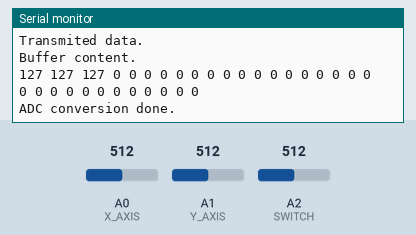
Bench run of a sketch on a simulated Arduino Uno, built with avr-gcc and run on an emulated ATmega328P. On the bench: the last lines printed to the serial monitor. Inputs (shaded band) come from the test bench; at power-on: A0 (X_AXIS) = 512, A1 (Y_AXIS) = 512, A2 (SWITCH) = 512. No radio packets arrive unless stated.

Above: at 1.3 s.
1.4 s: A0 (X_AXIS) set to 716
At 1.48 s:
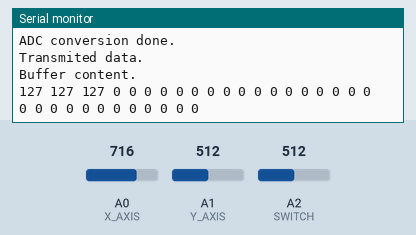
2.9 s: A1 (Y_AXIS) set to 716
At 3.0 s:
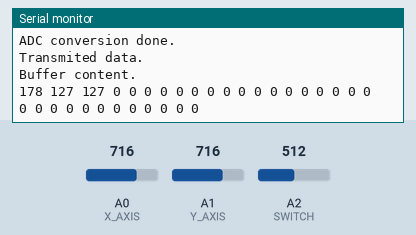
4.4 s: A2 (SWITCH) set to 716
At 4.52 s:
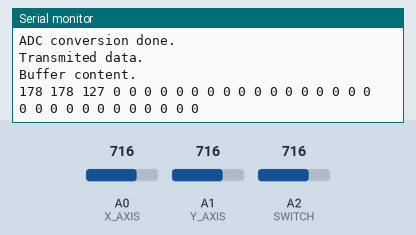
5.9 s: A0 (X_AXIS) set to 900
At 6.03 s:
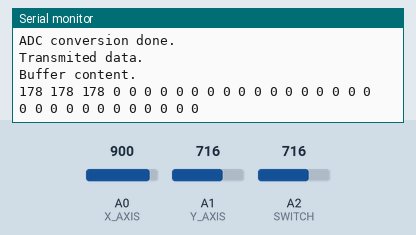
7.4 s: A1 (Y_AXIS) set to 900
At 7.55 s:
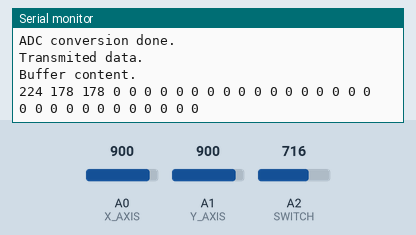
8.9 s: A2 (SWITCH) set to 900
At 9.07 s:
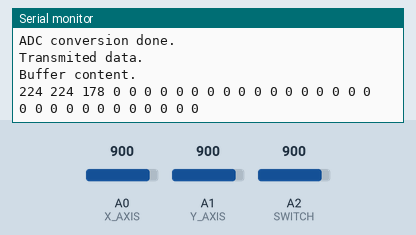
Timing chart, 0 to 11.4 s (numbered marks = the images above; inputs shaded):
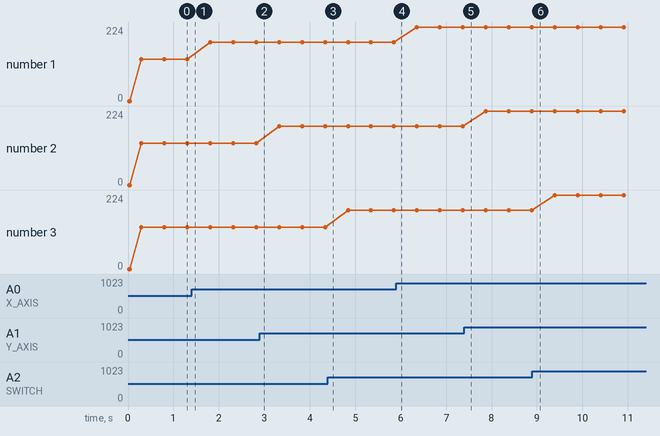

The sketch:

TX.ino
```cpp
#include <Arduino.h>
#include <RF24.h>
#include <SPI.h>
#include <nRF24l01.h>
#include <printf.h>

//#include "libbuf.h"
//#include "lib-adc-irq.h"

#define X_AXIS 0
#define Y_AXIS 1
#define SWITCH 2

#define CE 7
#define CSN 8

#define TX_BUF_SIZE 32     //Size of TX buffer
#define RX_BUF_SIZE 32     //Size of RX buffer
#define ADDRESS_BUF_SIZE 5 //Size of buffer with pipeline address

const uint8_t addressTX[ADDRESS_BUF_SIZE] = {'P', 'I', 'L', 'O', 'T'};
const uint8_t addressRX[ADDRESS_BUF_SIZE] = {'S', 'L', 'A', 'V', 'E'};

uint8_t bufferTX[TX_BUF_SIZE];
uint8_t bufferRX[RX_BUF_SIZE];

boolean statusTX = false;

RF24 TX(CE, CSN); //set CE, CSN pins

/* funtions's prototypes */
void resetShort(uint8_t *buf, size_t size);
void printBuffer(uint8_t *buf, size_t size);

void setup()
{

  Serial.begin(115200);
  Serial.println("Serial port init done.");

  /* RF config */
  Serial.println("RF init start.\n");
  TX.begin();
  TX.setPALevel(RF24_PA_LOW); //set Power Amp output power
  Serial.println("Set PA power.");
  TX.setDataRate(RF24_250KBPS); //set Data Rate of speed tramission
  Serial.println("Set data rate.");
  TX.setChannel(0x64); //set Channel
  Serial.println("Set RF channel.");

  TX.setRetries(4, 2); //set Retries of package trasmission
  Serial.println("Set retries feature.");
  TX.setCRCLength(RF24_CRC_8);
  Serial.println("Set CRC.");

  TX.setAutoAck(1);
  Serial.println("Enable ACK.");
  TX.enableDynamicPayloads() ;
  Serial.println("Enable Dynamic Payload size.");
  TX.enableAckPayload(); //enable transmission ACK signal with Payload
  TX.writeAckPayload(1, bufferTX, sizeof(bufferTX));
  Serial.println("Enable ACK payload.");
  TX.enableDynamicPayloads();
  Serial.println("Enable dynamic payload size.");
  Serial.println("nRF24 init done.");

  /* Open pipeline */
  TX.openWritingPipe(addressTX);    //enable pipeline to transmit on TX address
  TX.openReadingPipe(1, addressRX); //enable pipeline to receive from RX address

  Serial.println("nRF24 pipeline addresses done.");

  /* Reset MCU TX and RX buffers */
  resetShort(bufferTX, TX_BUF_SIZE);
  resetShort(bufferRX, RX_BUF_SIZE);
  printBuffer(bufferRX, RX_BUF_SIZE);
  printBuffer(bufferTX, TX_BUF_SIZE);
  Serial.println("\nTX and RX buffers reset done.\n");

  TX.stopListening();
}

void loop()
{
  bufferTX[0] = map(analogRead(X_AXIS), 0, 1023, 0, 255);
  bufferTX[1] = map(analogRead(Y_AXIS), 0, 1023, 0, 255);
  bufferTX[2] = map(analogRead(SWITCH), 0, 1023, 0, 255);
  Serial.print("\nADC conversion done.");
  delay(250);

  /* Sending data */
  statusTX = TX.write(bufferTX, TX_BUF_SIZE);
  Serial.print("\nTransmited data.");
  printBuffer(bufferTX, TX_BUF_SIZE);
  delay(250);
  /* Receive data */
  if (statusTX)
  {
    if (TX.isAckPayloadAvailable())
    {
     // uint8_t lenght = TX.getPayloadSize();
     uint8_t lenght = TX.getDynamicPayloadSize();
      Serial.print("\nACK payload lenght: ");
      Serial.print(lenght);
      TX.read(bufferRX, lenght);
      Serial.print("\nTX - Received data.");
      printBuffer(bufferRX, RX_BUF_SIZE);
    }
  }
}

void printBuffer(uint8_t *buf, size_t size)
{
  Serial.print("\nBuffer content.");
  Serial.print("\n");
  for (size_t i = 0; i < size; i++)
  {
    Serial.print(buf[i]);
    Serial.print(" ");
  }
}

void resetShort(uint8_t *buf, size_t size)
{
  for (size_t i = 0; i < size; i++)
  {
    buf[i] = 0;
  }
}
```

Measured:
- plotted number 1: 127 → 178 after the input at 1.4 s, 178 → 224 after the input at 5.9 s
